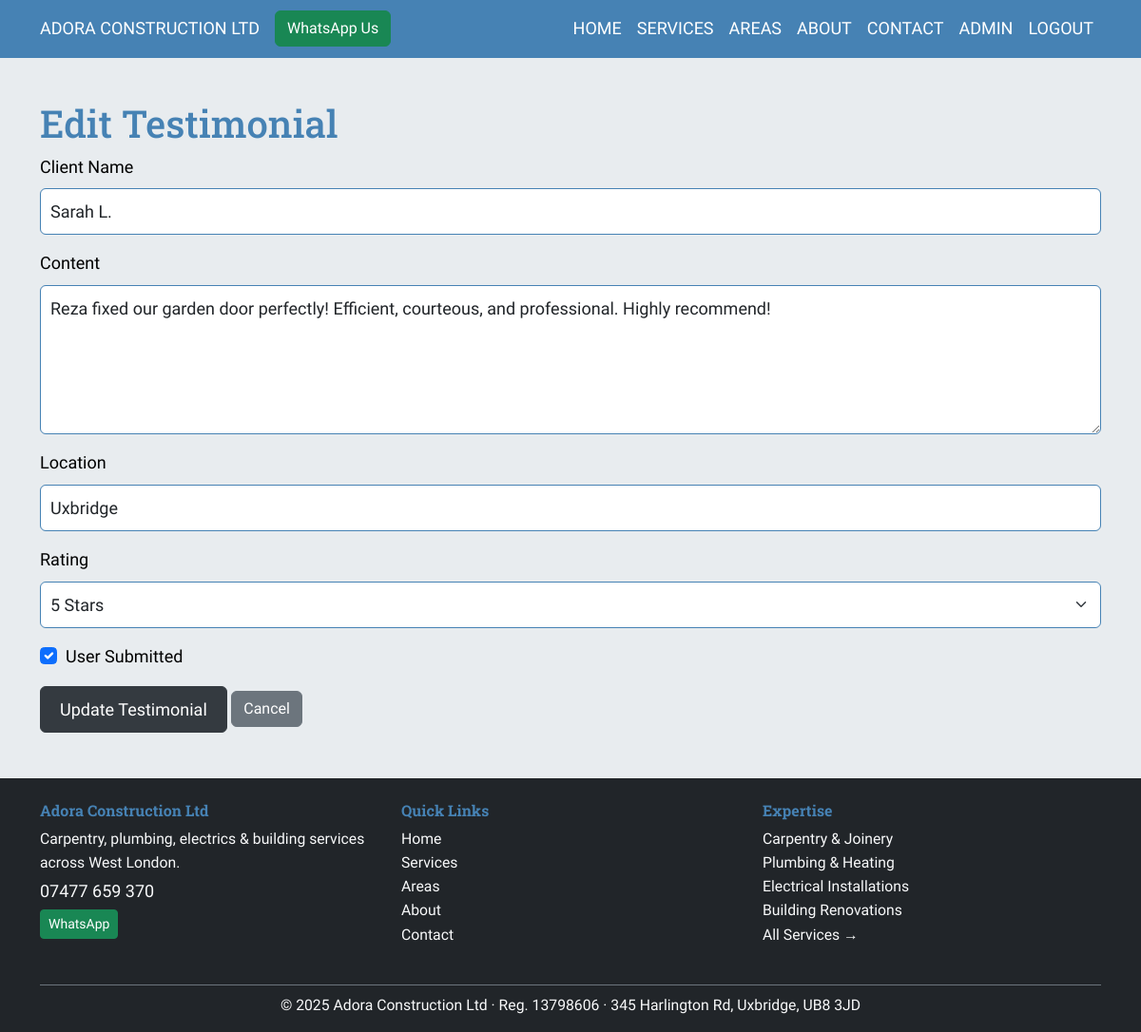
The app's page /admin/testimonial/1/edit (signed in) with its own data.
### app.py (models this page shows)
class Testimonial(db.Model):
    id = db.Column(db.Integer, primary_key=True)
    client_name = db.Column(db.String(100), nullable=False)
    content = db.Column(db.Text, nullable=False)
    location = db.Column(db.String(100), nullable=True)
    rating = db.Column(db.Integer, nullable=True)
    is_user_submitted = db.Column(db.Boolean, default=False, nullable=False)

### app.py (the view, shortened to what this page needs)
@app.route('/admin/testimonial/<int:id>/edit', methods=['GET', 'POST'])
@login_required
@csrf.exempt
def edit_testimonial(id):
    testimonial = Testimonial.query.get_or_404(id)
    return render_template('edit_testimonial.html', testimonial=testimonial)

### app.py (called while the page is built)
@login_manager.user_loader
def load_user(user_id):
    return User.query.get(int(user_id))

### templates/edit_testimonial.html (shortened to what this page needs)
{% extends 'base.html' %}
{% block content %}
    <div class="container my-5">
        <br><br>
        <h1>Edit Testimonial</h1>
        <form method="POST" action="{{ url_for('edit_testimonial', id=testimonial.id) }}">
            <div class="mb-3">
                <label for="client_name" class="form-label">Client Name</label>
                <input type="text" class="form-control" id="client_name" name="client_name" value="{{ testimonial.client_name }}" required>
            </div>
            <div class="mb-3">
                <label for="content" class="form-label">Content</label>
                <textarea class="form-control" id="content" name="content" rows="5" required>{{ testimonial.content }}</textarea>
            </div>
            <div class="mb-3">
                <label for="location" class="form-label">Location</label>
                <input type="text" class="form-control" id="location" name="location" value="{{ testimonial.location }}">
            </div>
            <div class="mb-3">
                <label for="rating" class="form-label">Rating</label>
                <select class="form-select" id="rating" name="rating" required>
                    <option value="5" {% if testimonial.rating == 5 %}selected{% endif %}>5 Stars</option>
                </select>
            </div>
            <div class="mb-3 form-check">
                <input type="checkbox" class="form-check-input" id="is_user_submitted" name="is_user_submitted" {% if testimonial.is_user_submitted %}checked{% endif %}>
                <label class="form-check-label" for="is_user_submitted">User Submitted</label>
            </div>
            <button type="submit" class="btn btn-primary">Update Testimonial</button>
            <a href="{{ url_for('admin_dashboard') }}" class="btn btn-secondary">Cancel</a>
        </form>
    </div>
{% endblock %}

### static/css/style.css (style rules this page uses)
body { font-family: 'Source Sans Pro', sans-serif; background-color: #E8ECEF; color: #000000; font-size: 18px; line-height: 1.6; }
h1, h2, h3, h4, h5, h6 { font-family: 'Roboto Slab', serif; color: #4682B4; }
.btn-primary { background-color: #343A40; border-color: #343A40; font-size: 18px; padding: 10px 20px; }
.form-control, .form-select { font-size: 18px; padding: 10px; border-color: #4682B4; }

### records on screen
Testimonial: client_name "Sarah L.", content "Reza fixed our garden door perfectly! Efficient, courteous, and professional. Highly recommend!", location "Uxbridge", rating "5 Stars", is_user_submitted "☑"
